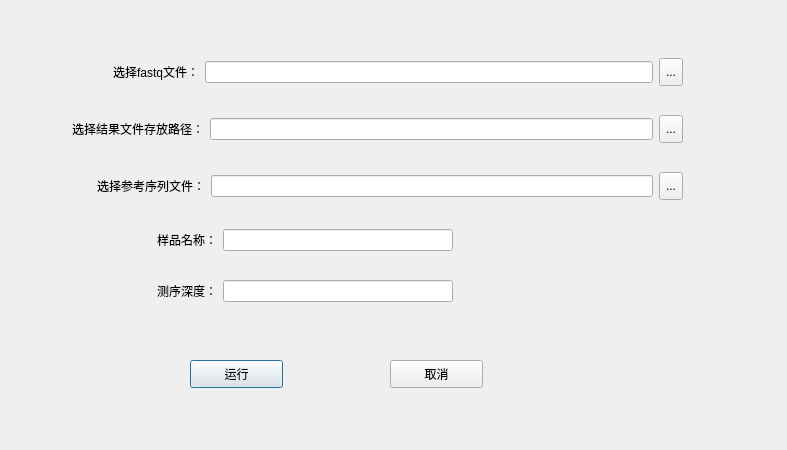
<?xml version="1.0" encoding="UTF-8"?>
<ui version="4.0">
 <class>Dialog</class>
 <widget class="QDialog" name="Dialog">
  <property name="geometry">
   <rect>
    <x>0</x>
    <y>0</y>
    <width>787</width>
    <height>450</height>
   </rect>
  </property>
  <property name="windowTitle">
   <string>Dialog</string>
  </property>
  <widget class="QPushButton" name="run_btn">
   <property name="geometry">
    <rect>
     <x>190</x>
     <y>360</y>
     <width>93</width>
     <height>28</height>
    </rect>
   </property>
   <property name="text">
    <string>运行</string>
   </property>
  </widget>
  <widget class="QPushButton" name="cancel_btn">
   <property name="geometry">
    <rect>
     <x>390</x>
     <y>360</y>
     <width>93</width>
     <height>28</height>
    </rect>
   </property>
   <property name="text">
    <string>取消</string>
   </property>
  </widget>
  <widget class="QWidget" name="layoutWidget">
   <property name="geometry">
    <rect>
     <x>72</x>
     <y>35</y>
     <width>611</width>
     <height>291</height>
    </rect>
   </property>
   <layout class="QVBoxLayout" name="verticalLayout">
    <item>
     <layout class="QHBoxLayout" name="horizontalLayout_5">
      <item>
       <spacer name="fastq_spacer">
        <property name="orientation">
         <enum>Qt::Horizontal</enum>
        </property>
        <property name="sizeType">
         <enum>QSizePolicy::Fixed</enum>
        </property>
        <property name="sizeHint" stdset="0">
         <size>
          <width>41</width>
          <height>20</height>
         </size>
        </property>
       </spacer>
      </item>
      <item>
       <widget class="QLabel" name="fastq_label">
        <property name="text">
         <string>选择fastq文件：</string>
        </property>
       </widget>
      </item>
      <item>
       <widget class="QLineEdit" name="fastq_LE"/>
      </item>
      <item>
       <widget class="QToolButton" name="fastq_tbtn">
        <property name="maximumSize">
         <size>
          <width>30</width>
          <height>28</height>
         </size>
        </property>
        <property name="text">
         <string>...</string>
        </property>
       </widget>
      </item>
     </layout>
    </item>
    <item>
     <layout class="QHBoxLayout" name="horizontalLayout_4">
      <item>
       <widget class="QLabel" name="respath_label">
        <property name="text">
         <string>选择结果文件存放路径：</string>
        </property>
       </widget>
      </item>
      <item>
       <widget class="QLineEdit" name="respath_LE"/>
      </item>
      <item>
       <widget class="QToolButton" name="path_tbtn">
        <property name="maximumSize">
         <size>
          <width>30</width>
          <height>28</height>
         </size>
        </property>
        <property name="text">
         <string>...</string>
        </property>
       </widget>
      </item>
     </layout>
    </item>
    <item>
     <layout class="QHBoxLayout" name="horizontalLayout_3">
      <item>
       <spacer name="xvlieSpacer">
        <property name="orientation">
         <enum>Qt::Horizontal</enum>
        </property>
        <property name="sizeType">
         <enum>QSizePolicy::Fixed</enum>
        </property>
        <property name="sizeHint" stdset="0">
         <size>
          <width>25</width>
          <height>20</height>
         </size>
        </property>
       </spacer>
      </item>
      <item>
       <widget class="QLabel" name="xvlieLB">
        <property name="text">
         <string>选择参考序列文件：</string>
        </property>
       </widget>
      </item>
      <item>
       <widget class="QLineEdit" name="xvlieLE"/>
      </item>
      <item>
       <widget class="QToolButton" name="xvlieTbtn">
        <property name="maximumSize">
         <size>
          <width>30</width>
          <height>28</height>
         </size>
        </property>
        <property name="text">
         <string>...</string>
        </property>
       </widget>
      </item>
     </layout>
    </item>
    <item>
     <layout class="QHBoxLayout" name="horizontalLayout_2">
      <item>
       <spacer name="sampleSpacer">
        <property name="orientation">
         <enum>Qt::Horizontal</enum>
        </property>
        <property name="sizeType">
         <enum>QSizePolicy::Fixed</enum>
        </property>
        <property name="sizeHint" stdset="0">
         <size>
          <width>85</width>
          <height>20</height>
         </size>
        </property>
       </spacer>
      </item>
      <item>
       <widget class="QLabel" name="sampleLB">
        <property name="text">
         <string>样品名称：</string>
        </property>
       </widget>
      </item>
      <item>
       <widget class="QLineEdit" name="sampleLE"/>
      </item>
      <item>
       <spacer name="sampleSpacer_2">
        <property name="orientation">
         <enum>Qt::Horizontal</enum>
        </property>
        <property name="sizeHint" stdset="0">
         <size>
          <width>40</width>
          <height>20</height>
         </size>
        </property>
       </spacer>
      </item>
     </layout>
    </item>
    <item>
     <layout class="QHBoxLayout" name="horizontalLayout">
      <item>
       <spacer name="depthSpacer">
        <property name="orientation">
         <enum>Qt::Horizontal</enum>
        </property>
        <property name="sizeType">
         <enum>QSizePolicy::Fixed</enum>
        </property>
        <property name="sizeHint" stdset="0">
         <size>
          <width>85</width>
          <height>20</height>
         </size>
        </property>
       </spacer>
      </item>
      <item>
       <widget class="QLabel" name="depthLB">
        <property name="text">
         <string>测序深度：</string>
        </property>
       </widget>
      </item>
      <item>
       <widget class="QLineEdit" name="depthLE"/>
      </item>
      <item>
       <spacer name="depthSpacer_2">
        <property name="orientation">
         <enum>Qt::Horizontal</enum>
        </property>
        <property name="sizeHint" stdset="0">
         <size>
          <width>40</width>
          <height>20</height>
         </size>
        </property>
       </spacer>
      </item>
     </layout>
    </item>
   </layout>
  </widget>
 </widget>
 <resources/>
 <connections/>
</ui>
